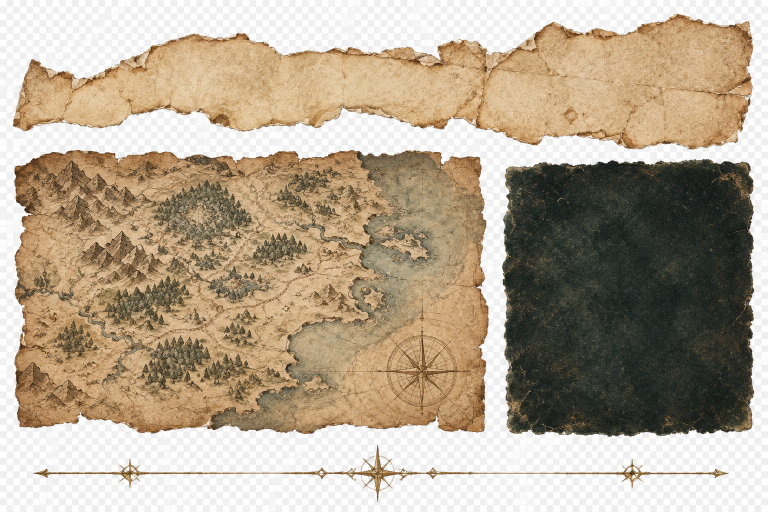
#> input picture uploads/ashforge_bottom_right_clean_assets/transparent assets.png, 1536 x 1024 px, found by its file name (shown at 1/2 size)
$ python tools-extract-textures.py
#> lines starting #> are read from the running program, lines starting #| are printed output that depends on the picture; after the words box and inside, x2 and y2 are one past the last pixel; in counts of white or black regions, pixels touching at a corner belong together
"""
Slice the GPT contact sheet into individual assets and recover a real
alpha channel from the painted checkerboard.

The source is 24-bit RGB: "transparency" is a drawn 16px checker of
#FEFEFE / #EFEFEF. We key that out, flood-fill from the borders so
interior highlights survive, decontaminate the edge pixels so scaling
doesn't pull white fringe into the tears, then split the sheet into
its four assets by row/column projection.
"""
from collections import deque
from pathlib import Path

import numpy as np
from PIL import Image, ImageFilter

SRC = Path(r"C:\Users\senpa\OneDrive\Desktop\Ashforge\SitesandApps\Ashforge-Studio-LLC\uploads\ashforge_bottom_right_clean_assets\transparent assets.png")
OUT = Path(r"C:\Users\senpa\OneDrive\Desktop\Ashforge\SitesandApps\Ashforge-Studio-LLC\uploads\texture")
OUT.mkdir(parents=True, exist_ok=True)

im = Image.open(SRC).convert("RGB")
#> im is the input picture: PIL image 1536x1024 RGB; mean R, G, B 180, 165.5, 145.3
rgb = np.asarray(im).astype(np.int16)
h, w, _ = rgb.shape
#> h = 1024; w = 1536

# ── 1. Checker mask: near-neutral and bright ────────────────────────
mx = rgb.max(axis=2)
mn = rgb.min(axis=2)
neutral = (mx - mn) <= 10
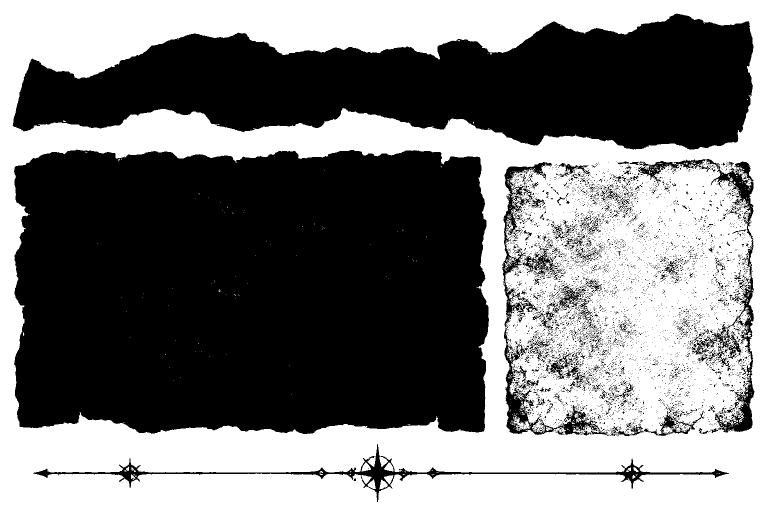
#> neutral: shape (1024, 1536) bool (shown at 1/2 size); 47.7% white; 544 white regions (522 under 20 px), largest, box (x1, y1, x2, y2) and area: (0, 0, 1536, 1024) 745947, (1020, 830, 1061, 862) 444, (768, 925, 787, 943) 207
bright = mn >= 226
#> bright: shape (1024, 1536) bool; 34% white; 89 white regions (74 under 20 px), largest, box (x1, y1, x2, y2) and area: (0, 0, 1536, 1024) 533015, (723, 925, 743, 943) 205, (768, 925, 787, 943) 200
checker = neutral & bright
#> checker: shape (1024, 1536) bool; 34% white; 69 white regions (54 under 20 px), largest, box (x1, y1, x2, y2) and area: (0, 0, 1536, 1024) 532820, (723, 925, 742, 943) 202, (768, 925, 787, 943) 200

# ── 2. Flood from the borders so enclosed light areas stay opaque ───
outside = np.zeros((h, w), dtype=bool)
q = deque()
for x in range(w):
    for y in (0, h - 1):
        if checker[y, x] and not outside[y, x]:
            outside[y, x] = True
            q.append((y, x))
#> outside: shape (1024, 1536) bool; 0.2% white in thin lines or dots
for y in range(h):
    for x in (0, w - 1):
        if checker[y, x] and not outside[y, x]:
            outside[y, x] = True
            q.append((y, x))
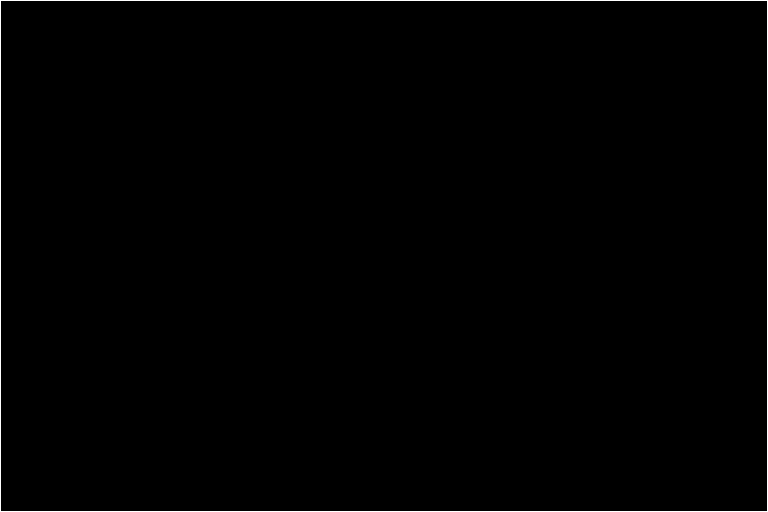
#> outside: shape (1024, 1536) bool (shown at 1/2 size); 0.33% white in thin lines or dots

while q:
    y, x = q.popleft()
    for dy, dx in ((1, 0), (-1, 0), (0, 1), (0, -1)):
        ny, nx = y + dy, x + dx
        if 0 <= ny < h and 0 <= nx < w and checker[ny, nx] and not outside[ny, nx]:
            outside[ny, nx] = True
            q.append((ny, nx))
#> outside: shape (1024, 1536) bool; 33.9% white; 1 white region, box (x1, y1, x2, y2) and area: (0, 0, 1536, 1024) 532785

opaque = ~outside
print(f"opaque coverage: {opaque.mean():.1%}")
#| opaque coverage: 66.1%

# ── 3. Edge decontamination ─────────────────────────────────────────
# Transparent pixels keep whatever white was painted there. When the
# image is scaled that white bleeds into the tear. Push interior colour
# outward a few rings so the fringe is paper-coloured, not white.
work = rgb.copy()
known = opaque.copy()
for _ in range(4):
    unknown = ~known
    if not unknown.any():
        break
    acc = np.zeros((h, w, 3), dtype=np.float32)
    cnt = np.zeros((h, w), dtype=np.float32)
    for dy, dx in ((1, 0), (-1, 0), (0, 1), (0, -1)):
        shifted_c = np.roll(work, (dy, dx), axis=(0, 1)).astype(np.float32)
        shifted_k = np.roll(known, (dy, dx), axis=(0, 1))
        acc += shifted_c * shifted_k[..., None]
        cnt += shifted_k
    fill = unknown & (cnt > 0)
    work[fill] = (acc[fill] / cnt[fill][..., None]).astype(np.int16)
    known |= fill
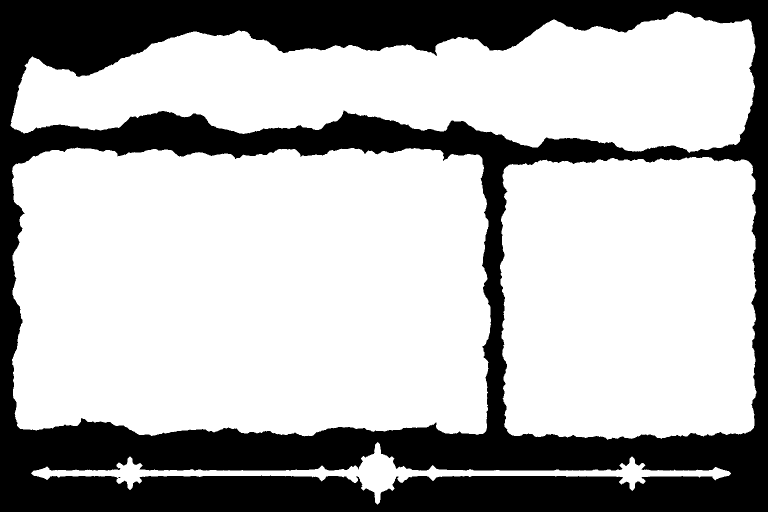
#> known: shape (1024, 1536) bool (shown at 1/2 size); 69.1% white; 2 black regions (1 under 20 px), largest, box (x1, y1, x2, y2) and area: (0, 0, 1536, 1024) 485446
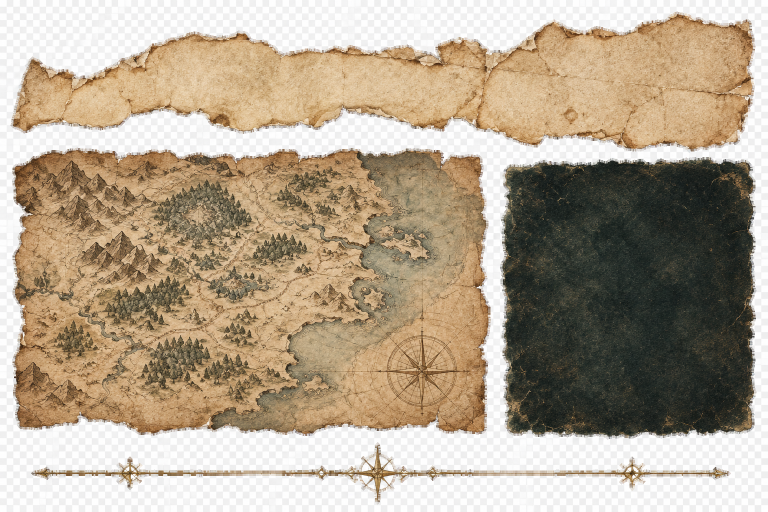
#> work: shape (1024, 1536, 3) int16 (shown at 1/2 size); mean R, G, B 178.6, 163.8, 143.3

# ── 4. Soften alpha by a hair to kill the 1px stair-stepping ────────
alpha = Image.fromarray((opaque * 255).astype(np.uint8), mode="L")
alpha = alpha.filter(ImageFilter.GaussianBlur(0.6))
a = np.asarray(alpha).astype(np.float32)
a = np.clip((a - 96) * (255.0 / (255 - 96)), 0, 255)  # re-tighten after blur

sheet = np.dstack([work.astype(np.uint8), a.astype(np.uint8)])
sheet_img = Image.fromarray(sheet, mode="RGBA")

# ── 5. Split into assets by connected component ─────────────────────
# A row/column projection fails here: the torn strip's ragged underside
# overlaps the map's top edge vertically. Label instead, dilating first
# so a thin ornament doesn't shatter into fragments.
from scipy import ndimage

solid = a > 40
grown = ndimage.binary_dilation(solid, iterations=5)
#> grown: shape (1024, 1536) bool; 69.9% white; 1 black region, box (x1, y1, x2, y2) and area: (0, 0, 1536, 1024) 473878
labels, n = ndimage.label(grown)
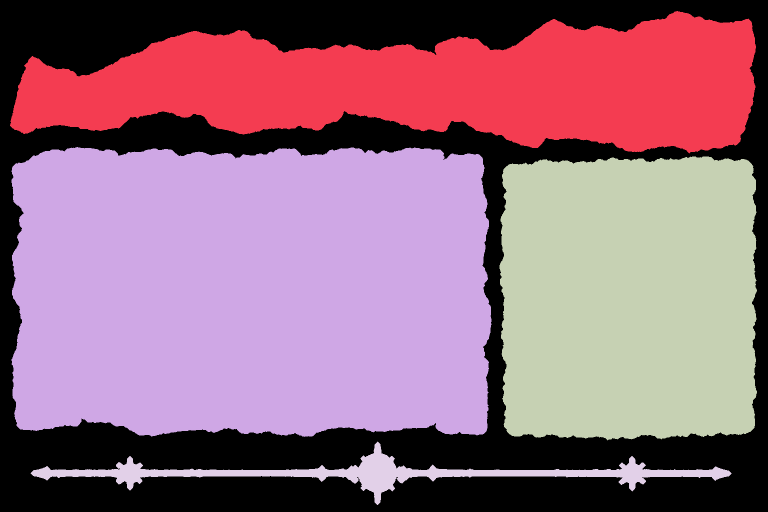
#> labels: shape (1024, 1536) int32 (shown at 1/2 size); 5 distinct labels, from 0 to 4; one colour per label, 0 black
#> n = 4
print(f"components: {n}")
#| components: 4

regions = []
for sl in ndimage.find_objects(labels):
    ys, xs = sl
    sub = solid[ys, xs]
    if sub.sum() < 4000:
        continue
    yy, xx = np.nonzero(sub)
    regions.append((
        xs.start + int(xx.min()), ys.start + int(yy.min()),
        xs.start + int(xx.max()) + 1, ys.start + int(yy.max()) + 1,
    ))
#> this loop made 4 passes
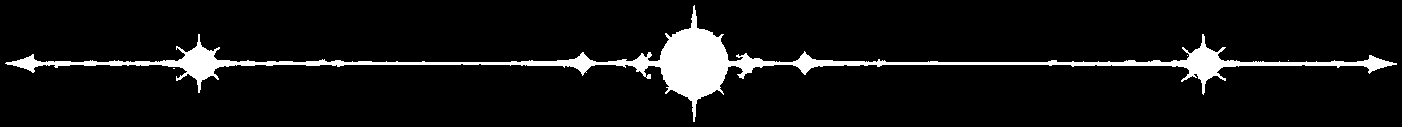
#> sub: shape (127, 1402) bool; 7.1% white; 4 white regions (3 under 20 px), largest, box (x1, y1, x2, y2) and area: (5, 5, 1397, 122) 12553
#> after the loop, regions = [(25, 27, 1507, 307), (28, 299, 978, 869), (1004, 318, 1509, 876), (66, 888, 1458, 1005)]

regions.sort(key=lambda r: (r[1] // 100, r[0]))
for r in regions:
    print("region", r, "=>", r[2] - r[0], "x", r[3] - r[1])
#> this loop made 4 passes
#| region (25, 27, 1507, 307) => 1482 x 280
#| region (28, 299, 978, 869) => 950 x 570
#| region (1004, 318, 1509, 876) => 505 x 558
#| region (66, 888, 1458, 1005) => 1392 x 117

def despeckle(img, min_area):
    """Drop small disconnected fragments - the source sheet has debris
    floating below the torn strip that would render as dirt specks."""
    arr = np.array(img)
    m = arr[..., 3] > 40
    lab, k = ndimage.label(m)
    if k <= 1:
        return img
    sizes = ndimage.sum(m, lab, range(1, k + 1))
    keep = np.zeros(k + 1, dtype=bool)
    keep[1:] = sizes >= min_area
    arr[..., 3] = np.where(keep[lab], arr[..., 3], 0)
    return Image.fromarray(arr, mode="RGBA")


NAMES = ["torn-edge", "map", "dark-panel", "divider"]
saved = []
crops = {}
for name, box in zip(NAMES, regions):
    crop = sheet_img.crop(box)
    crop = despeckle(crop, 2500 if name != "divider" else 300)
    bbox = crop.getbbox()
    if bbox:
        crop = crop.crop(bbox)
    crops[name] = crop
    crop.save(OUT / f"{name}.png")
    crop.save(OUT / f"{name}.webp", quality=88, method=6)
#> (the run stopped early here; a loop or call above may not have finished)
